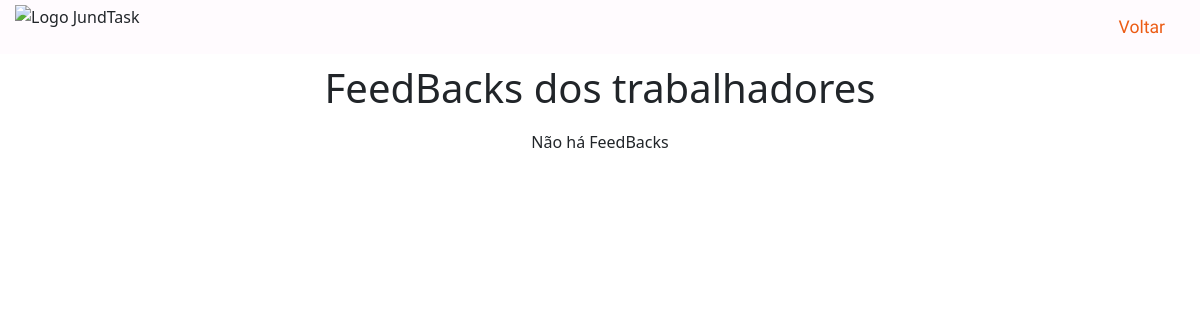
The page /html/admin/reclamacaoTrabalhador.php on the database as committed earlier.
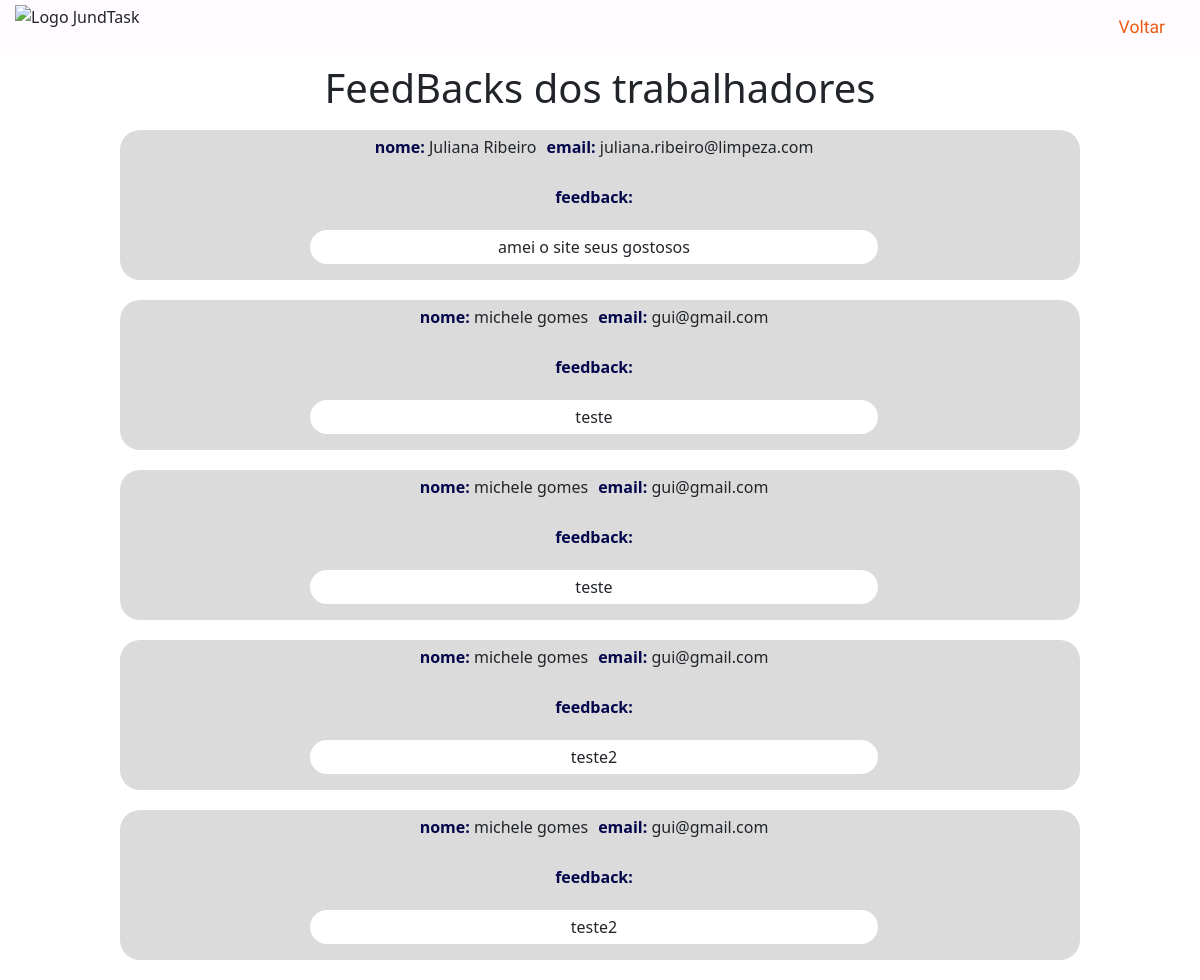
The same page on the database as committed later.
### tables this page shows
CREATE TABLE `reclamacao_trabalhador` (
  `id_reclamacao_trabalhador` int(11) NOT NULL,
  `id_trabalhador` int(11) NOT NULL,
  `nome` varchar(100) NOT NULL,
  `email` varchar(100) NOT NULL,
  `reclamacao` text NOT NULL
);

### html/admin/reclamacaoTrabalhador.php (the view, shortened to what this page needs)
<?php
include_once('../../backend/Conexao.php');
$sql = "SELECT * FROM reclamacao_trabalhador ORDER BY id_reclamacao_trabalhador DESC";
$result = $conn->query($sql);
?>
<!DOCTYPE html>
<html lang="pt-BR">
<head>
    <link rel="stylesheet" href="../../css/styleReclamacao.css">
    <link rel="stylesheet" href="../../bootstrap-5.3.3-dist/css/bootstrap.min.css">
</head>
<body>
<header>
    <nav class="BarraNav">
        <img src="../../img/LogoJundtaskCompleta.png" alt="Logo JundTask">
        <div class="perfil">
            <a href="./homeAdm.php">
                Voltar
            </a>
        </div>
    </nav>
</header>
<body>
<h1>FeedBacks dos trabalhadores</h1>
<?php if ($result->num_rows > 0): ?>
        <?php while ($row = $result->fetch_assoc()): ?>
            <div class="blocoGeral">
                <div class="row me-0 ">
                    <div class="col d-flex justify-content-center">
                        <p><span>nome:</span> <?php echo $row['nome']?></p>
                        <p><span>email:</span> <?php echo $row['email']?></p>
                    </div>
                </div>
                <div class="row me-0">
                    <div class="col d-flex align-items-center flex-column">
                    <p><span>feedback:</span></p>
                    <p id="txtReclamacao"> <?php echo $row['reclamacao']?></p>
                    </div>
                </div>
            </div>
        <?php endwhile; ?>
<?php else: ?>
    <div class="txtNaoEncontrado">
        <p>Não há FeedBacks</p>
    </div>
<?php endif; ?>
</body>
</html>

### css/styleReclamacao.css (style rules this page uses)
* * { margin: 0; margin: 0; box-sizing: 0; }
:root { --corPrimaria-1: #EBB548; --corPrimaria-2: #EC5C14; --corPrimaria-3: #235789; --corPrimaria-4: #565254; --corPrimaria-5: #FFFBFE; --fonte-primaria: 'Belleza', 'calibri'; }
.BarraNav { background-color: #FFFBFE; padding:15px 35px 15px 15px; display: flex; justify-content: space-between ; }
.BarraNav img { width: 210px; margin-top: -10px; }
.BarraNav a { text-decoration: none ; color: #EC5C14; font: 400 1.1rem "M PLUS 1p", sans-serif ; }
body { font-family: Arial, sans-serif; background-color: #f4f4f9; color: #04074B; margin: 20px; text-align: center; }
h1, h2 { color: #04074B; font-size: 1.5rem; padding: 10px 20px; text-align: center; }
.blocoGeral { display: block; margin: auto; background-color: #dbdbdb; margin-bottom: 20px; width: 80%; border-radius: 20px; }
.blocoGeral p { padding: 5px; }
span { color: #04074B; font-weight: bolder; }
#txtReclamacao { background-color: #fff; width: 60%; text-align: center; border-radius: 20px; }
.txtNaoEncontrado p { text-align: center; width: 100%; height: 100%; }

Rows that differ between the two databases and show on the page:
added reclamacao_trabalhador: nome "Juliana Ribeiro", email "juliana.ribeiro@limpeza.com", reclamacao "amei o site seus gostosos"
added reclamacao_trabalhador: nome "michele gomes", email "gui@gmail.com", reclamacao "teste"
added reclamacao_trabalhador: nome "michele gomes", email "gui@gmail.com", reclamacao "teste"
added reclamacao_trabalhador: nome "michele gomes", email "gui@gmail.com", reclamacao "teste2"
added reclamacao_trabalhador: nome "michele gomes", email "gui@gmail.com", reclamacao "teste2"
Other text that changed with them:
text no longer shown: "Não há FeedBacks"
